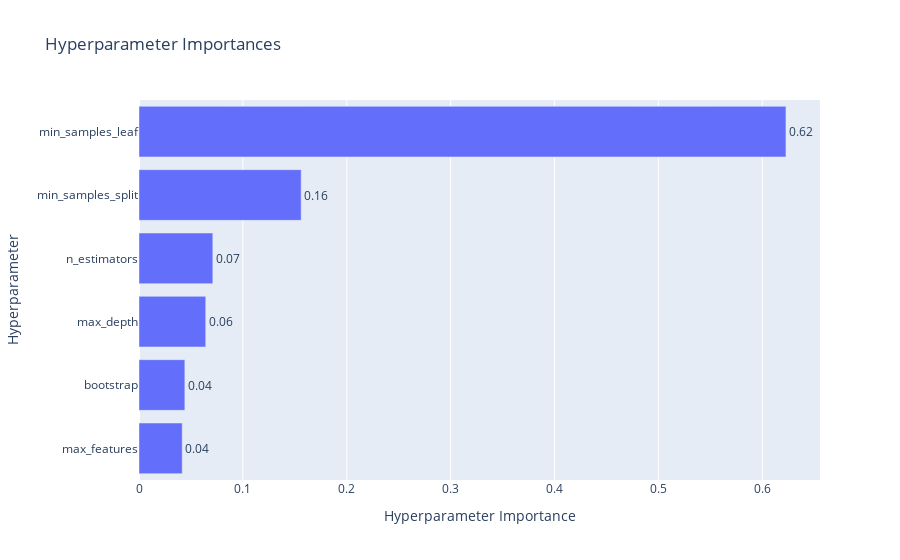

Notebook code for this chart:
### Code cell
optuna.visualization.plot_param_importances(study)

### Figure 1 — Plotly figure (JSON) as saved in the notebook; plotly's stock layout.template omitted (floating-point values rounded to 4 significant figures)
{"data": [{"cliponaxis": false, "hovertemplate": ["max_features (CategoricalDistribution): 0.04162534220871905<extra></extra>", "bootstrap (CategoricalDistribution): 0.044137858056285305<extra></extra>", "max_depth (IntDistribution): 0.0642496976289391<extra></extra>", "n_estimators (IntDistribution): 0.07106626101007826<extra></extra>", "min_samples_split (FloatDistribution): 0.15612235077756306<extra></extra>", "min_samples_leaf (FloatDistribution): 0.6227984903184152<extra></extra>"], "name": "Objective Value", "orientation": "h", "text": ["0.04", "0.04", "0.06", "0.07", "0.16", "0.62"], "textposition": "outside", "type": "bar", "x": [0.04163, 0.04414, 0.06425, 0.07107, 0.1561, 0.6228], "y": ["max_features", "bootstrap", "max_depth", "n_estimators", "min_samples_split", "min_samples_leaf"]}], "layout": {"title": {"text": "Hyperparameter Importances"}, "xaxis": {"title": {"text": "Hyperparameter Importance"}}, "yaxis": {"title": {"text": "Hyperparameter"}}}}
